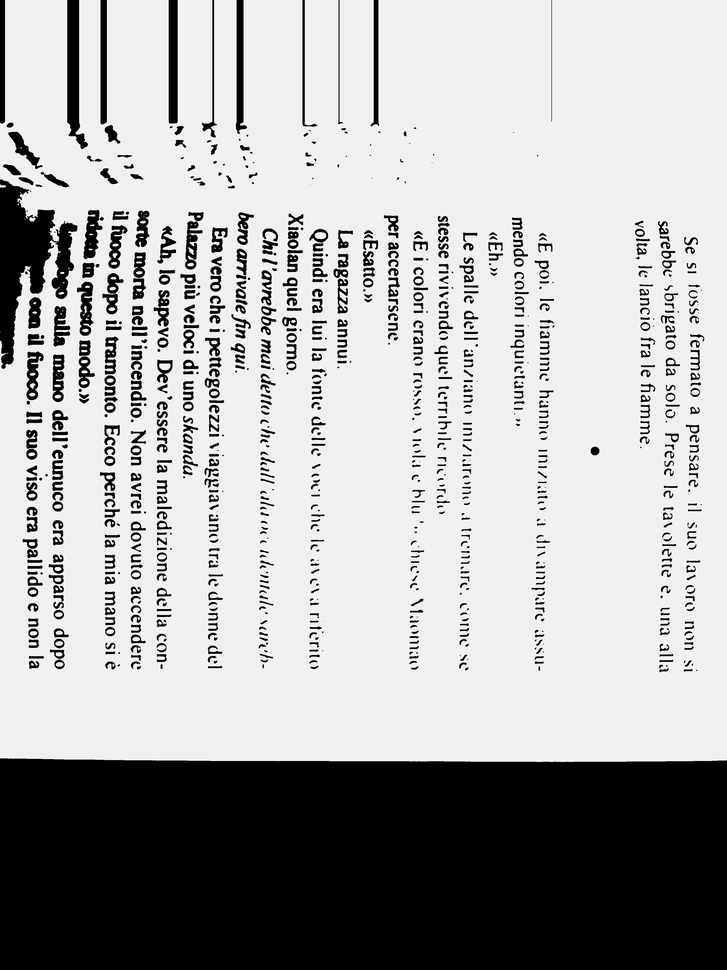
#> input picture python/prova1.png, 727 x 970 px, shrunk from 3060 x 4080 before the run
$ python opencv_adaptive_threshold.py
#> lines starting #> are read from the running program, lines starting #| are printed output that depends on the picture; after the words box and inside, x2 and y2 are one past the last pixel; in counts of white or black regions, pixels touching at a corner belong together
#> the answer given: prova1.png
import cv2
import pytesseract
import tkinter as tk
from tkinter import filedialog


def preprocess_image(image_path):
#> called with image_path = 'prova1.png'
    img = cv2.imread(image_path)
#> img is the input picture: shape (970, 727, 3); min 0, max 255, mean 172.6
    if img is None:
        raise FileNotFoundError("Immagine non trovata")

    # conversione il scala di grigi
    gray = cv2.cvtColor(img, cv2.COLOR_BGR2GRAY)

    # riduzione del rumore
    gray = cv2.GaussianBlur(gray, (5, 5), 0)
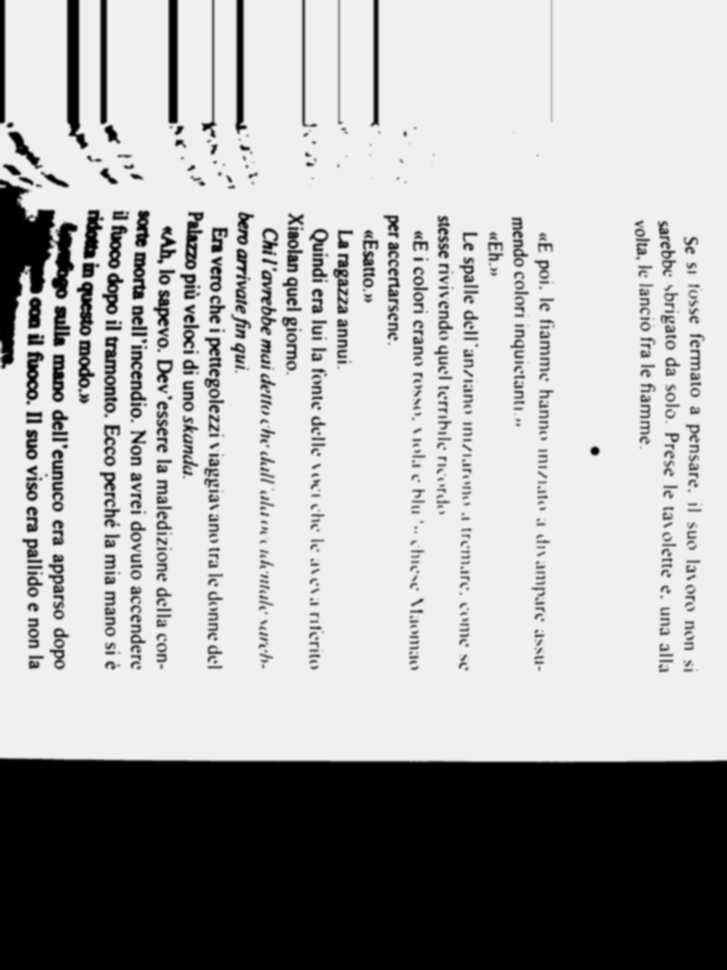
#> gray: shape (970, 727); min 0, max 240, mean 172.6

    # BInarizzazione con Otsu
    thresh = cv2.adaptiveThreshold(
        gray,  # valore di soglia (da 0 a 255)
        255,  # valore massimo assegnato ai pixel "bianchi"
        cv2.ADAPTIVE_THRESH_GAUSSIAN_C,
        cv2.THRESH_BINARY,
        21,
        10,  # tipo di threshold
    )
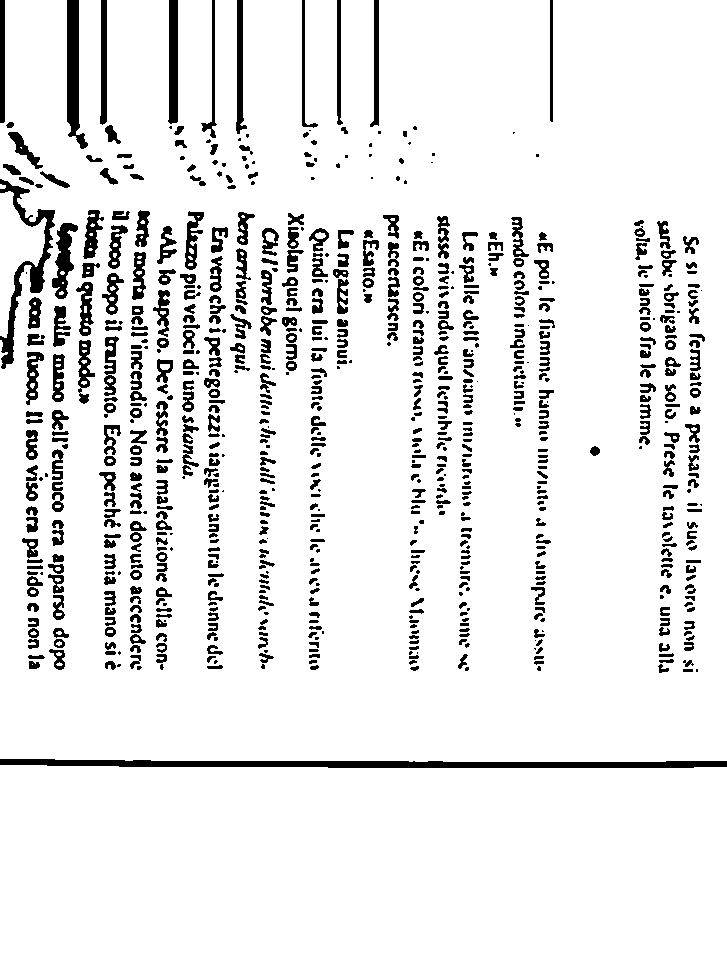
#> thresh: shape (970, 727); 91.1% white; 823 black regions (156 under 20 px), largest, box (x1, y1, x2, y2) and area: (0, 759, 727, 768) 4520, (0, 179, 55, 369) 2087, (67, 0, 88, 149) 1695

    # Morfologia per pulizia piccoli artefatti
    kernel = cv2.getStructuringElement(cv2.MORPH_RECT, (2, 2))
    processed = cv2.morphologyEx(thresh, cv2.MORPH_OPEN, kernel)
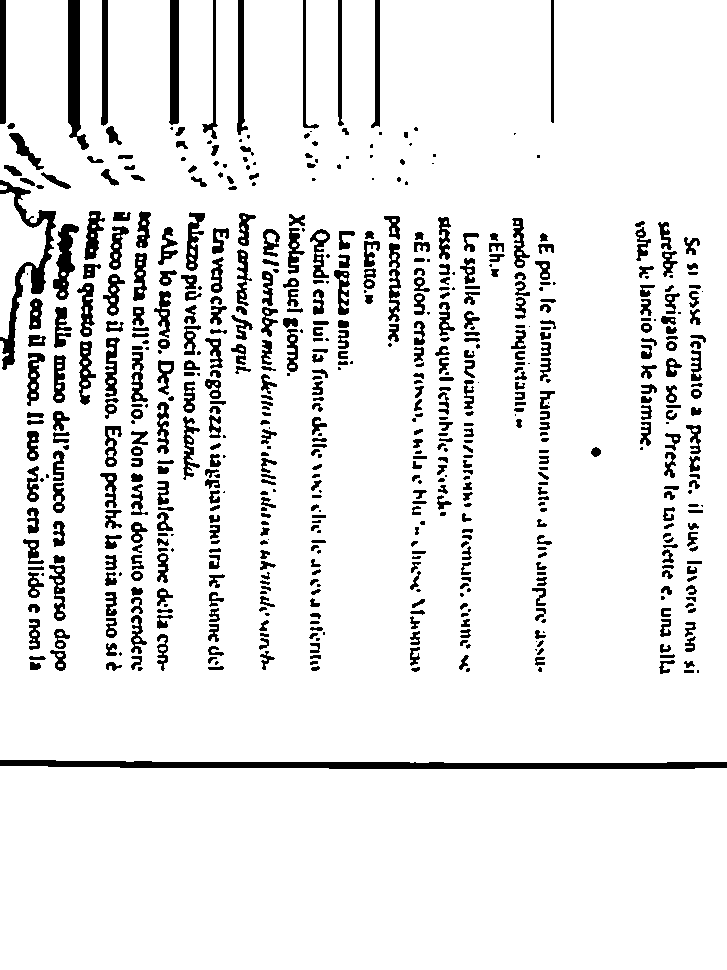
#> processed: shape (970, 727); 90.9% white; 619 black regions (117 under 20 px), largest, box (x1, y1, x2, y2) and area: (0, 760, 727, 769) 4520, (0, 180, 56, 370) 2105, (68, 0, 89, 150) 1708

    # allineamento testo
    coords = cv2.findNonZero(processed)
#> coords = contour of 640869 points, box (x1, y1, x2, y2) (0, 0, 727, 970), area 2930
    if coords is not None:
        angle = cv2.minAreaRect(coords)[-1]
#> angle = -90
        if angle < -45:
            angle = -(90 + angle)
#> angle = 0
        else:
            angle = -angle

        (h, w) = processed.shape[:2]
#> h = 970; w = 727
        center = (w // 2, h // 2)
#> center = (363, 485)
        M = cv2.getRotationMatrix2D(center, angle, 1.0)
#> M = [[1, 0, 0], [0, 1, 0]]
        rotated = cv2.warpAffine(
            processed, M, (w, h), flags=cv2.INTER_CUBIC, borderMode=cv2.BORDER_REPLICATE
        )
    else:
        rotated = processed

    cv2.imshow("immagine", rotated)
    cv2.waitKey(0)
    cv2.destroyAllWindows()
    return rotated


def extract_text(image_path, lang="ita"):
    processed_img = preprocess_image(image_path)
#> (the run stopped early here; a loop or call above may not have finished)
